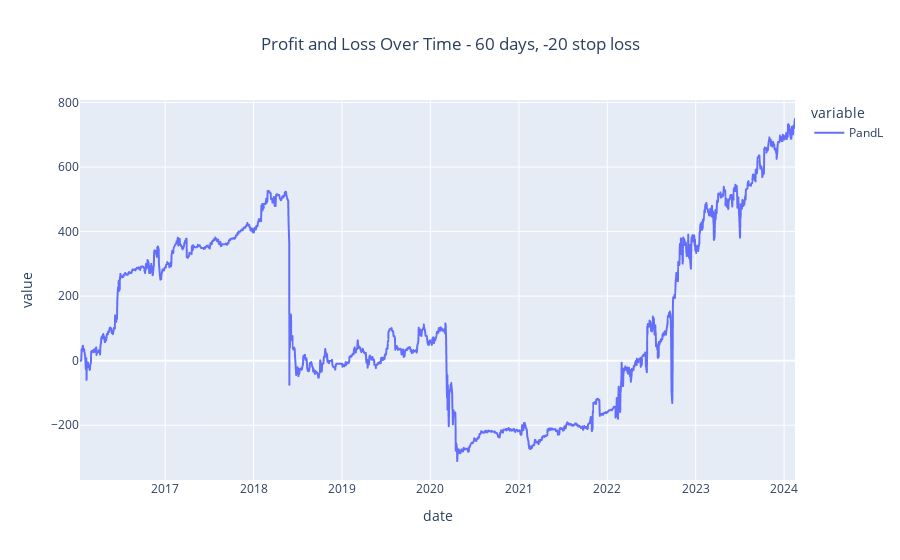
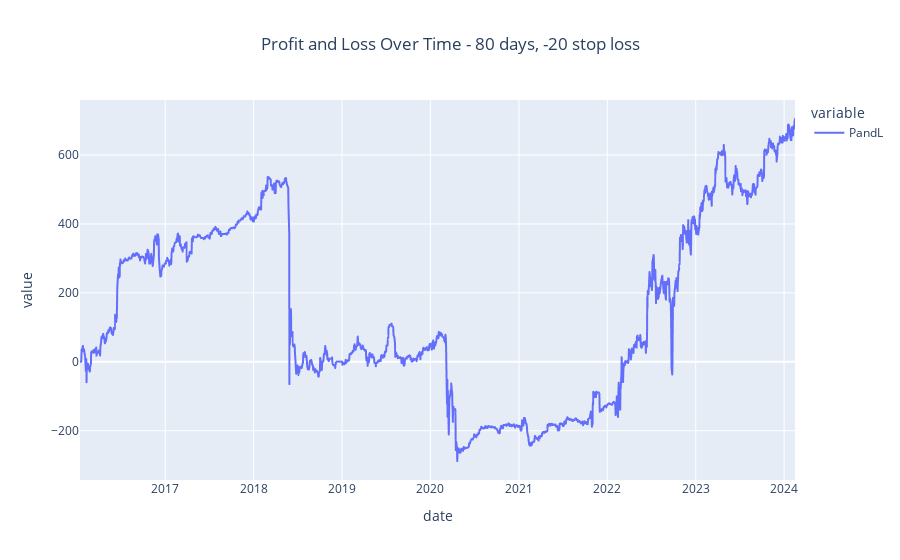
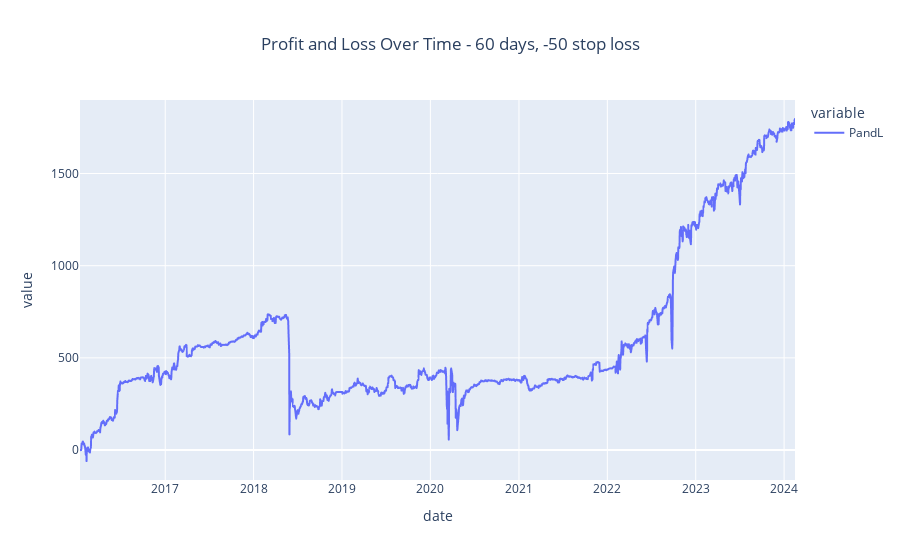
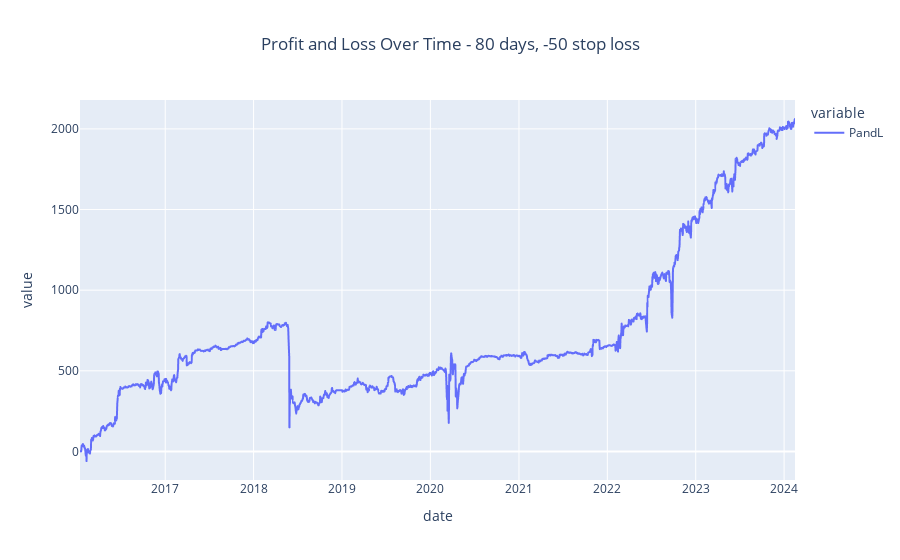

Here is the notebook cell these charts were saved with, in order:
### Code cell
list_of_strategy = []
list_of_strategy_name = []
for stop in stop_loss:
    for time_to_keep_if_not_cross in time_to_keep_the_asset_if_not_cross:

        cross_strategy = StrategyCrossYield(data_spread_yield,time_to_keep_if_not_cross, stop)
        liste_trades = cross_strategy.execution_of_strategy()
        
        title = f"Profit and Loss Over Time - {time_to_keep_if_not_cross} days, {stop} stop loss"
        backtest_cross_strategy = Backtest(liste_trades, data_manager.data)
        backtest_cross_strategy.gather_all_trades()
        backtest_cross_strategy.plot_p_and_l(title)
        list_of_strategy.append(backtest_cross_strategy)
        list_of_strategy_name.append(f"{time_to_keep_if_not_cross} days, {stop} stop loss ")

### Figure 1 — Plotly figure (JSON) as saved in the notebook; plotly's stock layout.template omitted (floating-point values rounded to 4 significant figures; data arrays with more than 128 entries replaced by an {"elided": "..."} marker saying what was removed)
{"data": [{"hovertemplate": "variable=PandL<br>date=%{x}<br>value=%{y}<extra></extra>", "legendgroup": "PandL", "line": {"color": "#636efa", "dash": "solid"}, "marker": {"symbol": "circle"}, "mode": "lines", "name": "PandL", "showlegend": true, "type": "scattergl", "x": {"elided": "2110 str values"}, "xaxis": "x", "y": {"elided": "2110 float values"}, "yaxis": "y"}], "layout": {"legend": {"title": {"text": "variable"}, "tracegroupgap": 0}, "title": {"text": "Profit and Loss Over Time - 60 days, -20 stop loss", "x": 0.5}, "xaxis": {"anchor": "y", "domain": [0, 1], "title": {"text": "date"}}, "yaxis": {"anchor": "x", "domain": [0, 1], "title": {"text": "value"}}}}

### Figure 2 — Plotly figure (JSON) as saved in the notebook; plotly's stock layout.template omitted (floating-point values rounded to 4 significant figures; data arrays with more than 128 entries replaced by an {"elided": "..."} marker saying what was removed)
{"data": [{"hovertemplate": "variable=PandL<br>date=%{x}<br>value=%{y}<extra></extra>", "legendgroup": "PandL", "line": {"color": "#636efa", "dash": "solid"}, "marker": {"symbol": "circle"}, "mode": "lines", "name": "PandL", "showlegend": true, "type": "scattergl", "x": {"elided": "2110 str values"}, "xaxis": "x", "y": {"elided": "2110 float values"}, "yaxis": "y"}], "layout": {"legend": {"title": {"text": "variable"}, "tracegroupgap": 0}, "title": {"text": "Profit and Loss Over Time - 80 days, -20 stop loss", "x": 0.5}, "xaxis": {"anchor": "y", "domain": [0, 1], "title": {"text": "date"}}, "yaxis": {"anchor": "x", "domain": [0, 1], "title": {"text": "value"}}}}

### Figure 3 — Plotly figure (JSON) as saved in the notebook; plotly's stock layout.template omitted (floating-point values rounded to 4 significant figures; data arrays with more than 128 entries replaced by an {"elided": "..."} marker saying what was removed)
{"data": [{"hovertemplate": "variable=PandL<br>date=%{x}<br>value=%{y}<extra></extra>", "legendgroup": "PandL", "line": {"color": "#636efa", "dash": "solid"}, "marker": {"symbol": "circle"}, "mode": "lines", "name": "PandL", "showlegend": true, "type": "scattergl", "x": {"elided": "2110 str values"}, "xaxis": "x", "y": {"elided": "2110 float values"}, "yaxis": "y"}], "layout": {"legend": {"title": {"text": "variable"}, "tracegroupgap": 0}, "title": {"text": "Profit and Loss Over Time - 60 days, -50 stop loss", "x": 0.5}, "xaxis": {"anchor": "y", "domain": [0, 1], "title": {"text": "date"}}, "yaxis": {"anchor": "x", "domain": [0, 1], "title": {"text": "value"}}}}

### Figure 4 — Plotly figure (JSON) as saved in the notebook; plotly's stock layout.template omitted (floating-point values rounded to 4 significant figures; data arrays with more than 128 entries replaced by an {"elided": "..."} marker saying what was removed)
{"data": [{"hovertemplate": "variable=PandL<br>date=%{x}<br>value=%{y}<extra></extra>", "legendgroup": "PandL", "line": {"color": "#636efa", "dash": "solid"}, "marker": {"symbol": "circle"}, "mode": "lines", "name": "PandL", "showlegend": true, "type": "scattergl", "x": {"elided": "2110 str values"}, "xaxis": "x", "y": {"elided": "2110 float values"}, "yaxis": "y"}], "layout": {"legend": {"title": {"text": "variable"}, "tracegroupgap": 0}, "title": {"text": "Profit and Loss Over Time - 80 days, -50 stop loss", "x": 0.5}, "xaxis": {"anchor": "y", "domain": [0, 1], "title": {"text": "date"}}, "yaxis": {"anchor": "x", "domain": [0, 1], "title": {"text": "value"}}}}
